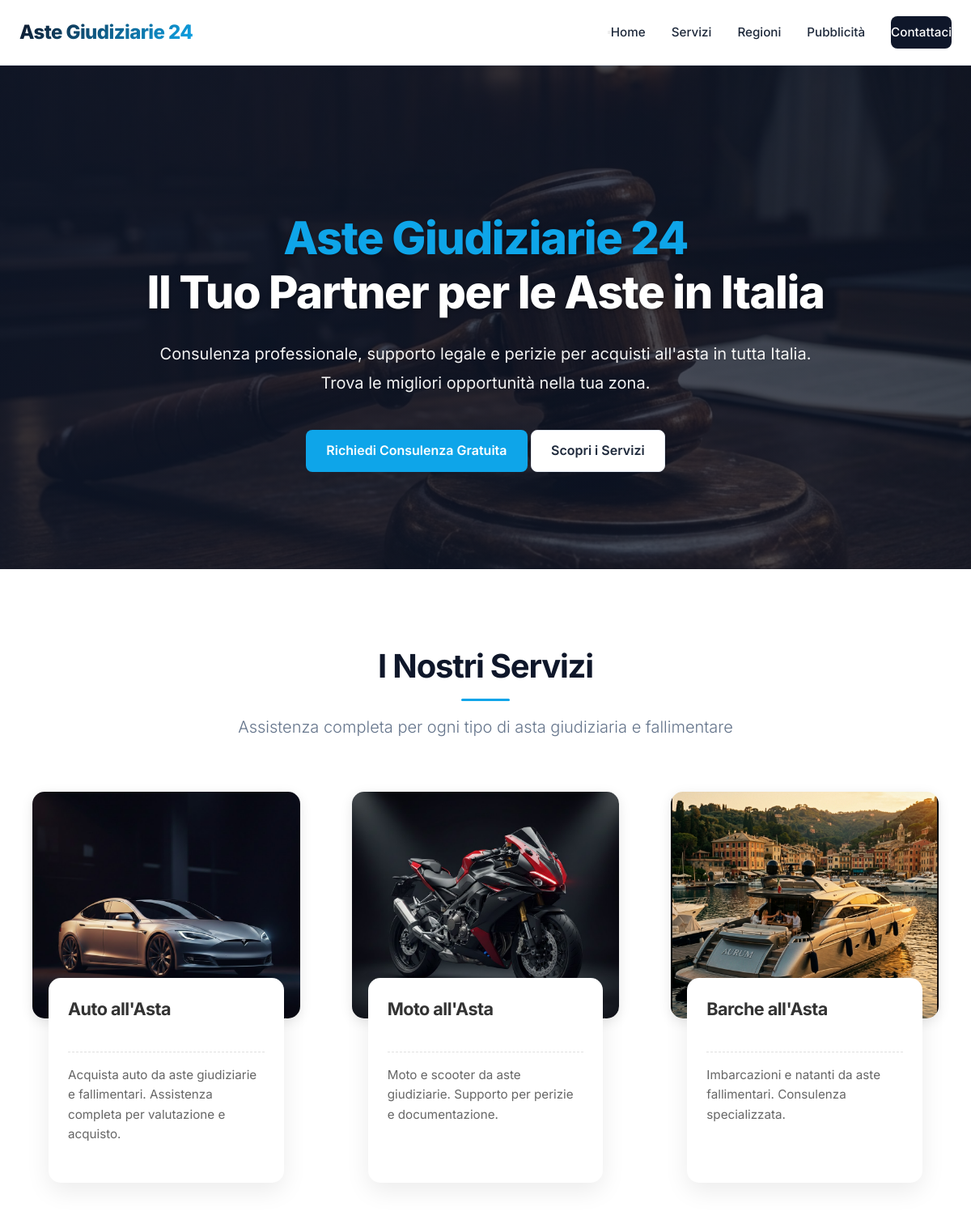
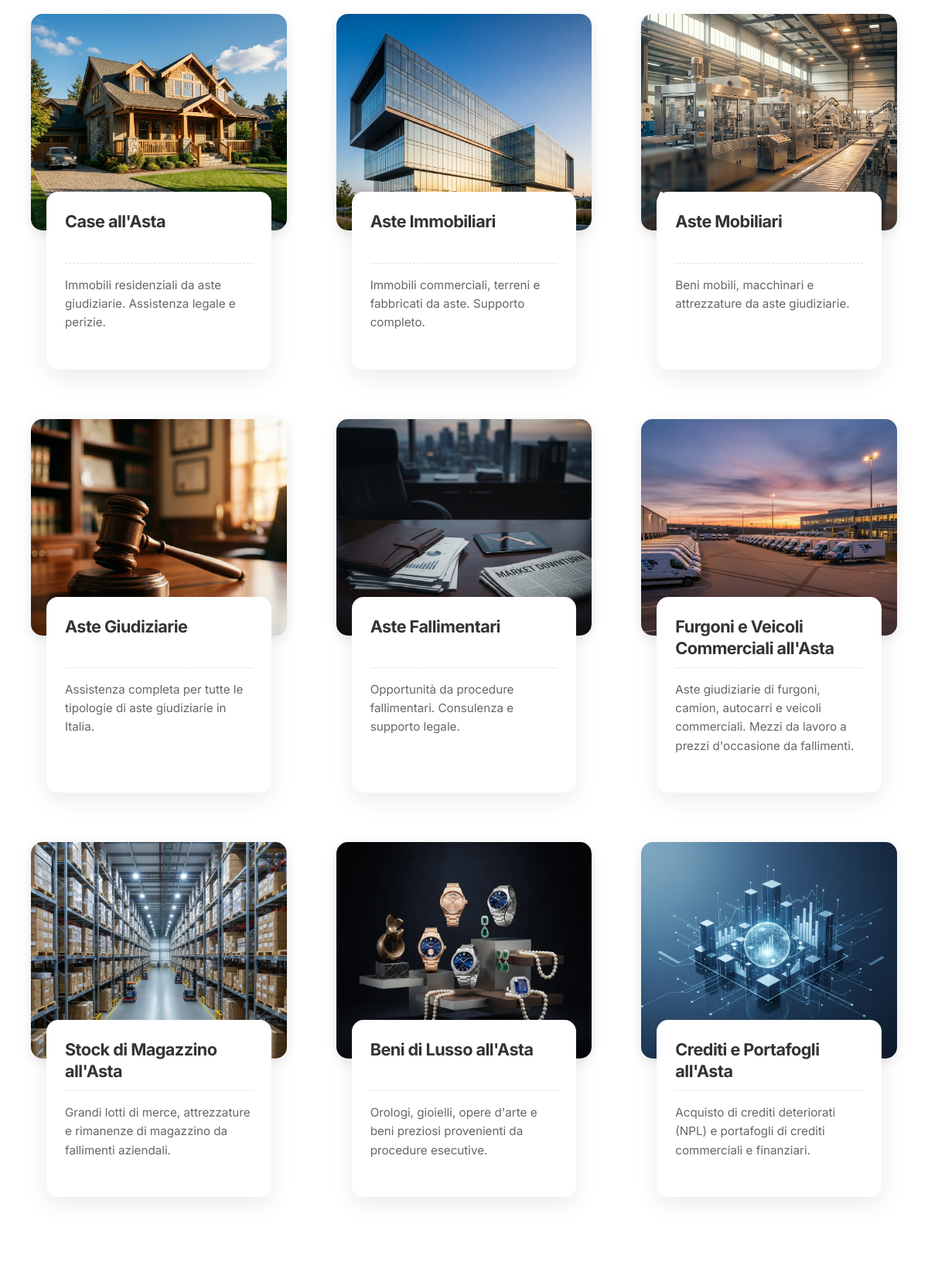
The app's page /home.php (upper part) with its own data (2 pictures, top to bottom).
### tables this page shows
CREATE TABLE `contenuti` (
  `id` int NOT NULL AUTO_INCREMENT,
  `chiave` varchar(100) NOT NULL,
  `valore` text,
  `tipo` enum('testo','html','immagine') NOT NULL DEFAULT 'testo',
  `updated_at` datetime NOT NULL DEFAULT CURRENT_TIMESTAMP ON UPDATE CURRENT_TIMESTAMP,
  `updated_by` int DEFAULT NULL,
  PRIMARY KEY (`id`),
  UNIQUE KEY `chiave` (`chiave`),
  KEY `fk_updated_by` (`updated_by`),
  CONSTRAINT `fk_contenuti_user` FOREIGN KEY (`updated_by`) REFERENCES `users` (`id`) ON DELETE SET NULL
);

CREATE TABLE `servizi` (
  `id` int NOT NULL AUTO_INCREMENT,
  `nome` varchar(100) NOT NULL,
  `slug` varchar(100) NOT NULL,
  `categoria` enum('veicoli','immobili','altro') NOT NULL,
  `descrizione_breve` varchar(160) DEFAULT NULL,
  `features` text,
  `prezzo` decimal(10,2) DEFAULT NULL,
  `contenuto` text,
  `immagine` varchar(255) DEFAULT NULL,
  `attivo` tinyint(1) NOT NULL DEFAULT '1',
  `ordine` int NOT NULL DEFAULT '0',
  `meta_title` text,
  `meta_description` text,
  PRIMARY KEY (`id`),
  UNIQUE KEY `slug` (`slug`),
  KEY `idx_slug` (`slug`),
  KEY `idx_categoria` (`categoria`),
  KEY `idx_attivo` (`attivo`),
  KEY `idx_ordine` (`ordine`)
);

### includes/db.php (called while the page is built, shortened)
<?php
class Database
{
    private static $instance = null;
    private $pdo;
    private function __construct()
    {
        try {
            $dsn = "mysql:host=" . DB_HOST . ";port=" . DB_PORT . ";dbname=" . DB_NAME . ";charset=" . DB_CHARSET;
            $options = [
                PDO::ATTR_ERRMODE => PDO::ERRMODE_EXCEPTION,
                PDO::ATTR_DEFAULT_FETCH_MODE => PDO::FETCH_ASSOC,
                PDO::ATTR_EMULATE_PREPARES => false,
                PDO::MYSQL_ATTR_INIT_COMMAND => "SET NAMES " . DB_CHARSET
            ];
            $this->pdo = new PDO($dsn, DB_USER, DB_PASS, $options);
        } catch (PDOException $e) {
            $this->logError('Database connection failed: ' . $e->getMessage());
            if (APP_DEBUG) {
                die('Database connection failed: ' . $e->getMessage());
            } else {
                die('Database connection failed. Please contact support.');
            }
        }
    }
    public static function getInstance()
    {
        if (self::$instance === null) {
            self::$instance = new self();
        }
        return self::$instance;
    }
    public function query($sql, $params = [])
    {
        try {
            $stmt = $this->pdo->prepare($sql);
            $stmt->execute($params);
            return $stmt;
        } catch (PDOException $e) {
            $this->logError('Query failed: ' . $e->getMessage() . ' | SQL: ' . $sql);
            throw $e;
        }
    }
    public function fetchAll($sql, $params = [])
    {
        return $this->query($sql, $params)->fetchAll();
    }
    public function fetchOne($sql, $params = [])
    {
        return $this->query($sql, $params)->fetch();
    }
}
function db()
{
    return Database::getInstance();
}

### includes/functions.php (called while the page is built, shortened)
<?php
require_once __DIR__ . '/db.php';
function getContent($key, $default = '')
{
    $result = db()->fetchOne('SELECT valore FROM contenuti WHERE chiave = ?', [$key]);
    return $result ? $result['valore'] : $default;
}
function getAllServizi()
{
    return db()->fetchAll('SELECT * FROM servizi WHERE attivo = 1 ORDER BY ordine ASC, nome ASC');
}

### public/home.php (the view, shortened to what this page needs)
<?php
require_once __DIR__ . '/../includes/db.php';
require_once __DIR__ . '/../includes/functions.php';
$servizi = getAllServizi();
include __DIR__ . '/../includes/header.php';
?>
<section class="hero-section">
    <div class="hero-slideshow">
        <div class="hero-slide active" style="background-image: url('/assets/img/hero-slide-1.png');"></div>
    </div>
    <div class="hero-overlay"></div>
    <div class="container hero-container">
        <h1 class="hero-title">
            <span class="text-highlight">Aste Giudiziarie 24</span><br>
            Il Tuo Partner per le Aste in Italia
        </h1>
        <p class="hero-subtitle">
            <?= getContent('hero_subtitle', 'Consulenza professionale, supporto legale e perizie per acquisti all\'asta in tutta Italia. Trova le migliori opportunità nella tua zona.') ?>
        </p>
        <div class="hero-cta">
            <a href="#contatti" class="btn btn-primary btn-lg">Richiedi Consulenza Gratuita</a>
            <a href="#servizi" class="btn btn-secondary btn-lg">Scopri i Servizi</a>
        </div>
    </div>
</section>
<section id="servizi" class="services-section">
    <div class="container">
        <div class="section-header text-center">
            <h2>I Nostri Servizi</h2>
            <p>Assistenza completa per ogni tipo di asta giudiziaria e fallimentare</p>
        </div>
        <div class="services-grid">
            <?php foreach ($servizi as $s): ?>
                <a href="/servizi/<?= $s['slug'] ?>" class="service-link" style="text-decoration: none; color: inherit;">
                    <article class="service-card">
                        <div class="service-card-img">
                            <?php if (!empty($s['immagine'])): ?>
                                <img src="<?= htmlspecialchars($s['immagine']) ?>?v=<?= time() ?>"
                                    alt="<?= htmlspecialchars($s['nome']) ?>">
                            <?php endif; ?>
                        </div>
                        <div class="service-card-content">
                            <h3 class="service-title">
                                <?= htmlspecialchars($s['nome']) ?>
                            </h3>
                            <div class="service-divider"></div>
                            <p class="service-description">
                                <?= htmlspecialchars($s['descrizione_breve']) ?>
                            </p>
                        </div>
                    </article>
                </a>
            <?php endforeach; ?>
        </div>
    </div>
</section>
<?php include __DIR__ . '/../includes/footer.php'; ?>

### records on screen
contenuti: valore "Consulenza professionale, supporto legale e perizie per acquisti all'asta in tutta Italia. Trova le migliori opportunità nella tua zona."
servizi: immagine (picture), nome "Auto all'Asta", descrizione_breve "Acquista auto da aste giudiziarie e fallimentari. Assistenza completa per valutazione e acquisto."
servizi: immagine (picture), nome "Moto all'Asta", descrizione_breve "Moto e scooter da aste giudiziarie. Supporto per perizie e documentazione."
servizi: immagine (picture), nome "Barche all'Asta", descrizione_breve "Imbarcazioni e natanti da aste fallimentari. Consulenza specializzata."
servizi: immagine (picture), nome "Case all'Asta", descrizione_breve "Immobili residenziali da aste giudiziarie. Assistenza legale e perizie."
servizi: immagine (picture), nome "Aste Immobiliari", descrizione_breve "Immobili commerciali, terreni e fabbricati da aste. Supporto completo."
servizi: immagine (picture), nome "Aste Mobiliari", descrizione_breve "Beni mobili, macchinari e attrezzature da aste giudiziarie."
servizi: immagine (picture), nome "Aste Giudiziarie", descrizione_breve "Assistenza completa per tutte le tipologie di aste giudiziarie in Italia."
servizi: immagine (picture), nome "Aste Fallimentari", descrizione_breve "Opportunità da procedure fallimentari. Consulenza e supporto legale."
servizi: immagine (picture), nome "Furgoni e Veicoli Commerciali all'Asta", descrizione_breve "Aste giudiziarie di furgoni, camion, autocarri e veicoli commerciali. Mezzi da lavoro a prezzi d'occasione da fallimenti."
servizi: immagine (picture), nome "Stock di Magazzino all'Asta", descrizione_breve "Grandi lotti di merce, attrezzature e rimanenze di magazzino da fallimenti aziendali."
servizi: immagine (picture), nome "Beni di Lusso all'Asta", descrizione_breve "Orologi, gioielli, opere d'arte e beni preziosi provenienti da procedure esecutive."
servizi: immagine (picture), nome "Crediti e Portafogli all'Asta", descrizione_breve "Acquisto di crediti deteriorati (NPL) e portafogli di crediti commerciali e finanziari."
